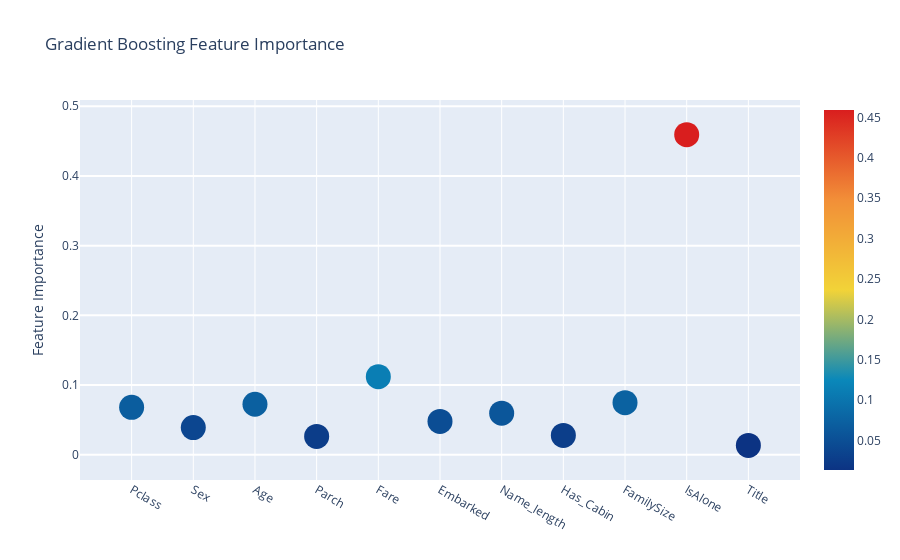

Source (notebook cell):
### Code cell
# Scatter plot 
trace = go.Scatter(
    y = feature_dataframe['Gradient Boost feature importances'].values,
    x = feature_dataframe['features'].values,
    mode='markers',
    marker=dict(
        sizemode = 'diameter',
        sizeref = 1,
        size = 25,
#       size= feature_dataframe['AdaBoost feature importances'].values,
        #color = np.random.randn(500), #set color equal to a variable
        color = feature_dataframe['Gradient Boost feature importances'].values,
        colorscale='Portland',
        showscale=True
    ),
    text = feature_dataframe['features'].values
)
data = [trace]

layout= go.Layout(
    autosize= True,
    title= 'Gradient Boosting Feature Importance',
    hovermode= 'closest',
#     xaxis= dict(
#         title= 'Pop',
#         ticklen= 5,
#         zeroline= False,
#         gridwidth= 2,
#     ),
    yaxis=dict(
        title= 'Feature Importance',
        ticklen= 5,
        gridwidth= 2
    ),
    showlegend= False
)
fig = go.Figure(data=data, layout=layout)
py.iplot(fig,filename='scatter2010')

### Figure 1 — Plotly figure (JSON) as saved in the notebook; plotly's stock layout.template omitted (floating-point values rounded to 4 significant figures)
{"data": [{"marker": {"color": [0.06796, 0.03889, 0.07238, 0.02629, 0.1119, 0.04779, 0.05966, 0.02775, 0.07463, 0.4593, 0.0134], "colorscale": [[0, "rgb(12,51,131)"], [0.25, "rgb(10,136,186)"], [0.5, "rgb(242,211,56)"], [0.75, "rgb(242,143,56)"], [1, "rgb(217,30,30)"]], "showscale": true, "size": 25, "sizemode": "diameter", "sizeref": 1}, "mode": "markers", "text": ["Pclass", "Sex", "Age", "Parch", "Fare", "Embarked", "Name_length", "Has_Cabin", "FamilySize", "IsAlone", "Title"], "type": "scatter", "x": ["Pclass", "Sex", "Age", "Parch", "Fare", "Embarked", "Name_length", "Has_Cabin", "FamilySize", "IsAlone", "Title"], "y": [0.06796, 0.03889, 0.07238, 0.02629, 0.1119, 0.04779, 0.05966, 0.02775, 0.07463, 0.4593, 0.0134]}], "layout": {"autosize": true, "hovermode": "closest", "showlegend": false, "title": {"text": "Gradient Boosting Feature Importance"}, "yaxis": {"gridwidth": 2, "ticklen": 5, "title": {"text": "Feature Importance"}}}}
